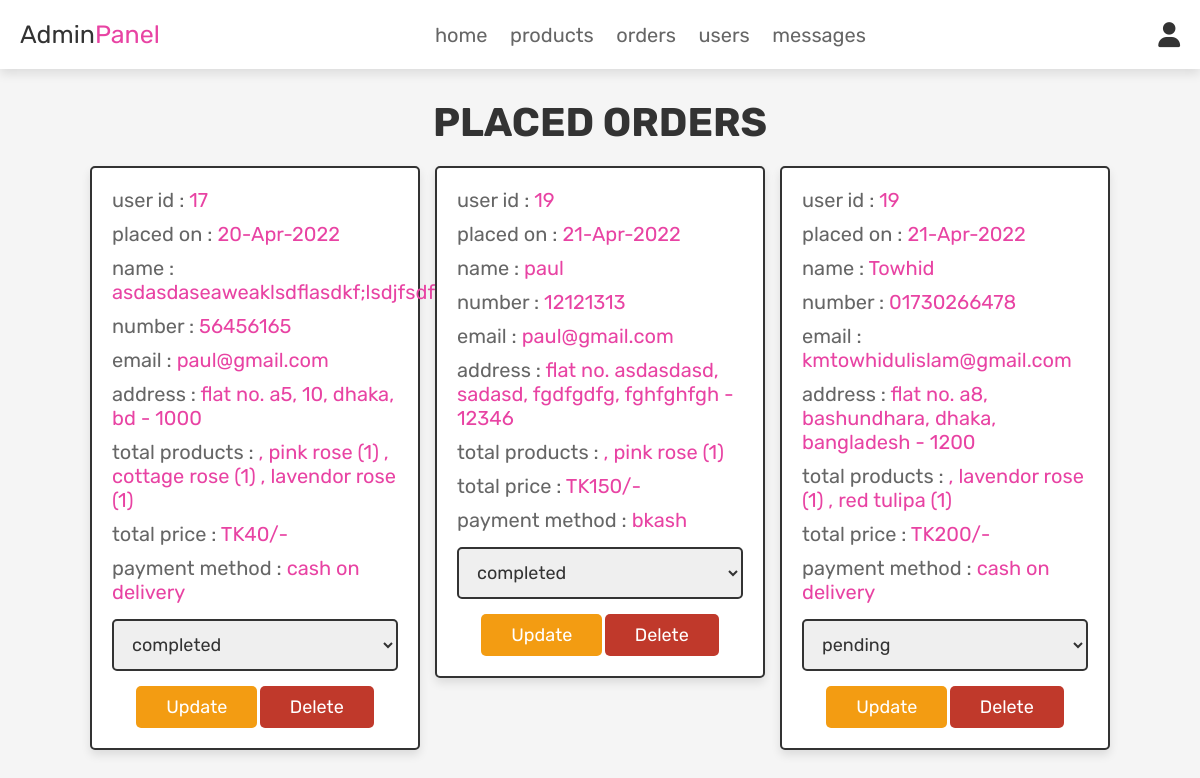
Screenshot of /admin_orders.php (signed in) with the database file from the repository.
### tables this page shows
CREATE TABLE `orders` (
  `id` int(100) NOT NULL,
  `user_id` int(100) NOT NULL,
  `name` varchar(100) NOT NULL,
  `number` varchar(12) NOT NULL,
  `email` varchar(100) NOT NULL,
  `method` varchar(50) NOT NULL,
  `address` varchar(500) NOT NULL,
  `total_products` varchar(1000) NOT NULL,
  `total_price` int(100) NOT NULL,
  `placed_on` varchar(50) NOT NULL,
  `payment_status` varchar(20) NOT NULL DEFAULT 'pending'
);

### admin_orders.php (the view, shortened to what this page needs)
<?php
@include 'config.php';
?>
<!DOCTYPE html>
<html lang="en">
<head>
   <link rel="stylesheet" href="https://cdnjs.cloudflare.com/ajax/libs/font-awesome/6.0.0/css/all.min.css">
   <link rel="stylesheet" href="css/admin_style.css">
</head>
<body>
<?php @include 'admin_header.php'; ?>
<section class="placed-orders">
   <h1 class="title">placed orders</h1>
   <div class="box-container">
      <?php
      $select_orders = mysqli_query($conn, "SELECT * FROM `orders`") or die('query failed');
      if(mysqli_num_rows($select_orders) > 0){
         while($fetch_orders = mysqli_fetch_assoc($select_orders)){
      ?>
      <div class="box">
         <p> user id : <span><?php echo $fetch_orders['user_id']; ?></span> </p>
         <p> placed on : <span><?php echo $fetch_orders['placed_on']; ?></span> </p>
         <p> name : <span><?php echo $fetch_orders['name']; ?></span> </p>
         <p> number : <span><?php echo $fetch_orders['number']; ?></span> </p>
         <p> email : <span><?php echo $fetch_orders['email']; ?></span> </p>
         <p> address : <span><?php echo $fetch_orders['address']; ?></span> </p>
         <p> total products : <span><?php echo $fetch_orders['total_products']; ?></span> </p>
         <p> total price : <span>TK<?php echo $fetch_orders['total_price']; ?>/-</span> </p>
         <p> payment method : <span><?php echo $fetch_orders['method']; ?></span> </p>
         <form action="" method="post">
            <select name="update_payment">
               <option disabled selected><?php echo $fetch_orders['payment_status']; ?></option>
            </select>
            <input type="submit" name="update_order" value="update" class="option-btn">
            <a href="admin_orders.php?delete=<?php echo $fetch_orders['id']; ?>" class="delete-btn" onclick="return confirm('delete this order?');">delete</a>
         </form>
      </div>
      <?php
         }
      }else{
         echo '<p class="empty">no orders placed yet!</p>';
      }
      ?>
   </div>
</section>
</body>
</html>

### css/admin_style.css (style rules this page uses)
:root { --pink:#e843a3; --red:#c0392b; --orange:#f39c12; --black:#333; --white:#fff; --light-color:#666; --light-white:#ccc; --light-bg:#f5f5f5; --border:.2rem solid var(--black); --box-shadow:0 .5rem 1rem rgba(0,0,0,.1); }
* { font-family: 'Rubik', sans-serif; margin:0; padding:0; box-sizing: border-box; outline: none; border:none; text-decoration: none; transition:all .2s linear; }
html { font-size: 62.5%; overflow-x: hidden; scroll-behavior: smooth; scroll-padding-top: 6.5rem; }
body { background: var(--light-bg); }
section { padding:3rem 2rem; }
.title { text-align: center; margin-bottom: 2rem; color:var(--black); text-transform: uppercase; font-size: 4rem; }
.btn, .delete-btn, .option-btn { display: inline-block; border-radius: .5rem; margin-top: 1rem; font-size: 1.8rem; color:var(--white); cursor: pointer; padding:1rem 3rem; text-transform: capitalize; }
.delete-btn { background-color: var(--red); }
.option-btn { background-color: var(--orange); }
.placed-orders .box-container { display: grid; grid-template-columns: repeat(auto-fit, 33rem); gap:1.5rem; align-items: flex-start; max-width: 1200px; margin: 0 auto; justify-content: center; }
.placed-orders .box-container .box { padding:2rem; border:var(--border); background-color: var(--white); box-shadow: var(--box-shadow); border-radius: .5rem; }
.placed-orders .box-container .box p { margin-bottom: 1rem; font-size: 2rem; color:var(--light-color); }
.placed-orders .box-container .box p span { color:var(--pink); }
.placed-orders .box-container .box form { margin-top: 1rem; text-align: center; }
.placed-orders .box-container .box form select { width: 100%; border:var(--border); padding:1.2rem 1.4rem; font-size: 1.8rem; color:var(--black); border:var(--border); border-radius: .5rem; margin:.5rem 0; }

### rows the page displays
orders: user "17", placed_on "20-Apr-2022", name "asdasdaseaweaklsdflasdkf;lsdjfsdf", number "56456165", email "paul@gmail.com", address "flat no. a5, 10, dhaka, bd - 1000", total_products ", pink rose (1) , cottage rose (1) , lavendor rose (1)", total_price "40", method "cash on delivery", update_payment "completed"
orders: user "19", placed_on "21-Apr-2022", name "paul", number "12121313", email "paul@gmail.com", address "flat no. asdasdasd, sadasd, fgdfgdfg, fghfghfgh - 12346", total_products ", pink rose (1)", total_price "150", method "bkash", update_payment "completed"
orders: user "19", placed_on "21-Apr-2022", name "Towhid", number "01730266478", email "kmtowhidulislam@gmail.com", address "flat no. a8, bashundhara, dhaka, bangladesh - 1200", total_products ", lavendor rose (1) , red tulipa (1)", total_price "200", method "cash on delivery", update_payment "pending"
